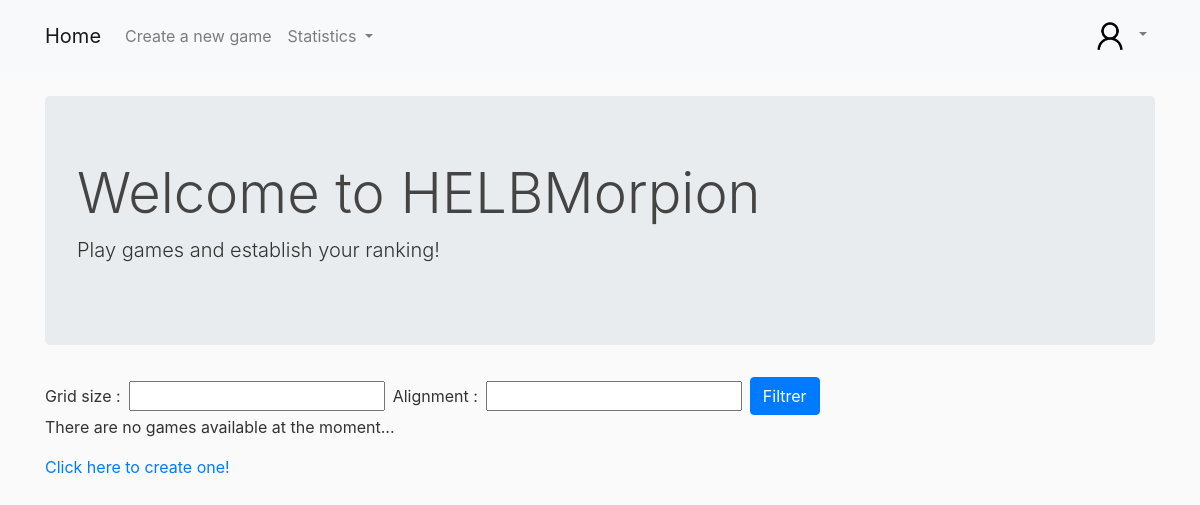
The app's page / (signed in), older data.
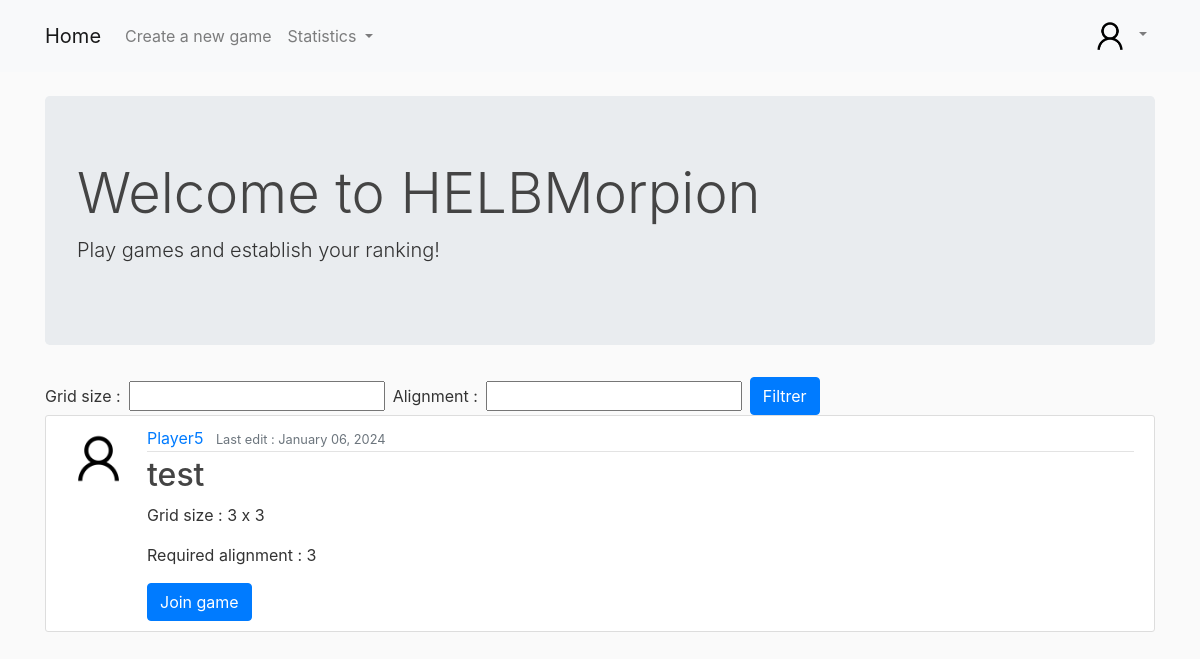
The same page, newer data.
### morpion/models.py (models this page shows, shortened)
class Game(models.Model):
    creator = models.ForeignKey(User, on_delete=models.CASCADE, related_name='games_created')
    player2 = models.ForeignKey(User, on_delete=models.SET_NULL, blank=True, null=True, related_name='joined_games')
    active_player = models.CharField(max_length=20, default='')
    winner = models.ForeignKey(User, on_delete=models.SET_NULL, null=True, blank=True, related_name='games_won')
    abandon = models.CharField(max_length=20, default='', null=True, blank=True)
    title = models.CharField(max_length=200)
    grid_size = models.IntegerField(validators=[MinValueValidator(3), MaxValueValidator(9)])
    alignment = models.IntegerField(validators=[MinValueValidator(3), MaxValueValidator(9)])
    STATUS_CHOICES = (
        ('waiting', 'Waiting'),
        ('started', 'Started'),
        ('completed', 'Completed')
    )
    status = models.CharField(max_length=10, choices=STATUS_CHOICES, default='waiting')
    created_at = models.DateField(auto_now_add=True)
    updated_at = models.DateTimeField(auto_now=True)
    is_private = models.BooleanField(default=False)
    access_code = models.CharField(max_length=6, blank=True, null=True)
    grid_data = models.JSONField(default=dict)

### users/models.py (models this page shows, shortened)
class Profile(models.Model):
    user = models.OneToOneField(User, on_delete=models.CASCADE)
    image = models.ImageField(default='default.png', upload_to='profile_pics')
    game_symbol = models.ImageField(default='default_symbol.png', upload_to='game_symbols')

### morpion/views.py (the view)
# urls.py: path('', GameListView.as_view(), name='morpion-home'),
class GameListView(ListView):
    model = Game
    template_name = 'morpion/home.html'
    context_object_name = 'games'
    paginate_by = 3
    def get_queryset(self):
        queryset = Game.objects.filter(status="waiting").order_by('-updated_at')
        form = GameFilterForm(self.request.GET)
        if form.is_valid():
            grid_size = form.cleaned_data.get('grid_size')
            alignment = form.cleaned_data.get('alignment')
            if grid_size:
                queryset = queryset.filter(grid_size=grid_size)
            if alignment:
                queryset = queryset.filter(alignment=alignment)
        return queryset
    def get_context_data(self, **kwargs):
        context = super().get_context_data(**kwargs)
        context['title'] = 'Liste des parties'
        context['filter_form'] = GameFilterForm(self.request.GET)
        return context

### morpion/forms.py
class GameFilterForm(forms.Form):
    grid_size = forms.IntegerField(min_value=1, required=False)
    alignment = forms.IntegerField(min_value=1, required=False)

### morpion/templates/morpion/home.html (shortened to what this page needs)
{% extends "morpion/base.html" %}
{% block content %}
<div class="jumbotron">
    <h1 class="display-4">Welcome to HELBMorpion</h1>
    <p class="lead">Play games and establish your ranking!</p>
</div>
<form method="get" action="" class="form-inline">
  <div class="form-group mr-2">
    <label class="col-form-label mr-2" for="{{ filter_form.grid_size.id_for_label }}">Grid size : </label>
    {{ filter_form.grid_size }}
  </div>
  <div class="form-group mr-2">
    <label class="col-form-label mr-2" for="{{ filter_form.alignment.id_for_label }}">Alignment : </label>
    {{ filter_form.alignment }}
  </div>
  <button type="submit" class="btn btn-primary">Filtrer</button>
</form>
{% if games %}
  {% for game in games %}
  <article class="media content-section">
   <img class="rounded-circle article-img" src="{{ game.creator.profile.image.url }}">
   <div class="media-body">
     <div class="article-metadata">
       <a class="mr-2" href="{% url 'user-games' game.creator.username %}">{{ game.creator }}</a>
       <small class="text-muted">Last edit : {{ game.updated_at|date:"F d, Y" }}</small>
     </div>
     <h2><a class="article-title" href="{% url 'game-detail' game.id %}">{{ game.title }}</a></h2>
     <p class="article-content">Grid size : {{ game.grid_size }} x {{ game.grid_size }}</p>
     <p class="article-content">Required alignment : {{ game.alignment }}</p>
     <a href="{% url 'confirm-join-game' game.id %}" class="btn btn-primary">Join game</a>
   </div>
  </article>
  {% endfor %}
{% else %}
  <p class="article-content">There are no games available at the moment...</p>
  <a href="{% url 'game-create' %}">Click here to create one!</a>
{% endif %}
{% endblock %}

Row changes from the older to the newer data that the page shows:
added Game: creator.profile.image (placeholder picture), creator "Player5", updated_at "January 06, 2024", title "test", grid_size "3", alignment "3"
Text that changed along with them:
text no longer shown: "There are no games available at the moment... Click here to create one!"
